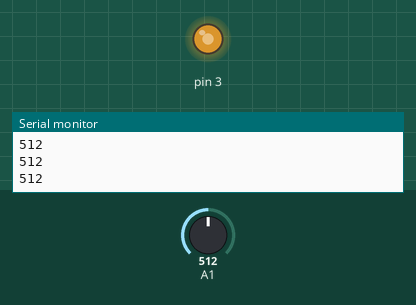
Recording of a sketch running on a simulated Arduino Uno, built with avr-gcc and run on an emulated ATmega328P. On the bench: output pins drawn as LEDs (lit = HIGH), the last lines printed to the serial monitor. The test bench sets the inputs (shaded band); at power-on: A1 = 512.

Above: at 1.2 s.
1.3 s: A1 set to 716
At 1.9 s:
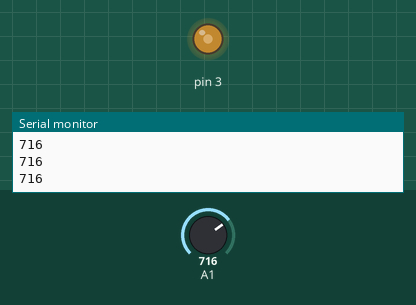
2.8 s: A1 set to 843
At 3.1 s:
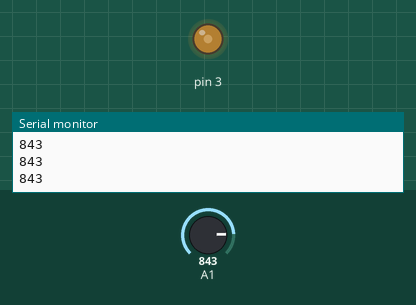
4.3 s: A1 set to 862
At 5.5 s:
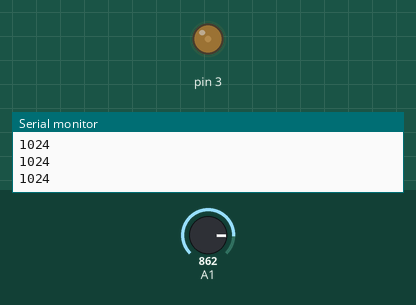
5.8 s: A1 set to 306
At 7.0 s:
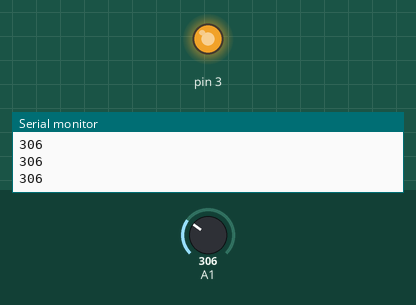
7.3 s: A1 set to 285
At 8.3 s:
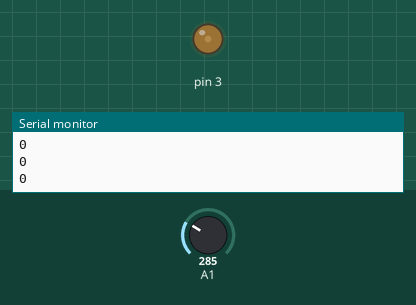
Timing chart, 0 to 9.8 s (numbered marks = the images above; inputs shaded):
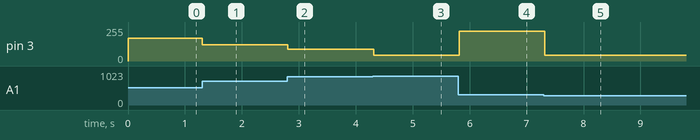

Measured:
- the behaviour switches between 300 and 299 on A1 (found by bisection; images 4 and 5)
- after the input at 1.3 s, pin 3: 172/255 → 121/255 at once
- after the input at 2.8 s, pin 3: 121/255 → 90/255 at once
- after the input at 4.3 s, pin 3: 90/255 → 44/255 at once
- after the input at 5.8 s, pin 3: 44/255 → 224/255 at once
- after the input at 7.3 s, pin 3: 224/255 → 44/255 at once

The sketch:

sketch_mar26a.ino
```cpp
int a = 0;
void setup() {
Serial.begin(9600);
pinMode(3, OUTPUT);
}

void loop() {
a = analogRead(1);
if(a<300){
a=0;
}
if(a>850){
a=1024;
}
Serial.println(a);
analogWrite(3, 300-(a/4));
delay(100);
}
```
